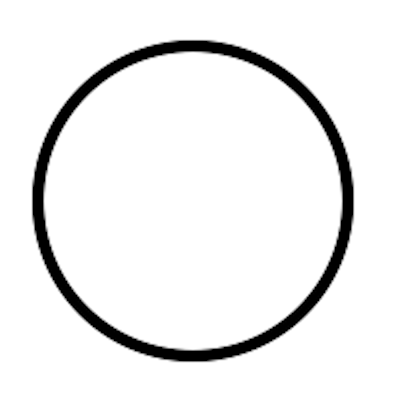
#> input picture black_and_white.png, 400 x 400 px, found by its file name
$ python contours_20250524031737.py
#> lines starting #> are read from the running program, lines starting #| are printed output that depends on the picture
import matplotlib.pyplot as plt
from matplotlib.colors import hsv_to_rgb
import numpy as np
import time
from scipy.signal import fftconvolve, convolve2d


# image = plt.imread("justdisappear.png").astype(np.float32)  # taille (573, 640, 3)
# image = plt.imread("shinsei.png").astype(np.float32)
# image = plt.imread("upiko.png").astype(np.float32)
image = plt.imread("black_and_white.png").astype(np.float32)
#> image is the input picture: shape (400, 400, 4) float32; mean R, G, B, A 0.929, 0.929, 0.929, 1


image = image[::1, ::1, :]  # 5:taille (115, 128, 3), 4:taille (144, 160, 3)
image[:,:]/255


class Filter:
    def __init__(self, center: np.ndarray, array: np.ndarray):
        self.center = center    # np.array([i,j])
        self.array = array
        self.shape = np.array((len(array), len(array[0])))

        # print("shape ",self.shape)

        self.right_range = self.shape - self.center

        self.left_range = self.shape - self.right_range
        # [16 lines of commented-out code are left out]

def black_and_white(img_):
    # Convert to grayscale using luminance formula (better than simple mean)
    grayscale = np.dot(img_[..., :3], [0.2989, 0.5870, 0.1140])

    # Stack the grayscale values into 3 channels
    return np.stack((grayscale,)*3, axis=-1).astype(img_.dtype).astype(np.float32)


# [80 lines left out: functions convolution, convolution, get_magnitude, not called in this run]

def threshold(img, threshold):
    binary = np.where(img[:,:,0] > threshold, 1, 0)
    return np.stack((binary,)*3, axis=-1).astype(np.float32)

def zero_threshold(img, threshold):
    binary = np.where(np.abs(img[:,:,0]) < threshold, 1, 0)
    return np.stack((binary,)*3, axis=-1).astype(np.float32)

def combine_threshold(img1, img2):
    binary = np.where((img1[:,:,0] == img2[:,:,0]) & (img1[:,:,0] == 1), 1, 0)
    return np.stack((binary,)*3, axis=-1).astype(np.float32)

def extrem_threshold(img, threshold):
    return np.where(img > threshold, [1,1,1], np.where(img < -threshold, [-1,-1,-1], 0)).astype(np.float32)


# [55 lines left out: functions edge_detection_1, edge_detection_2, get_sign_color, get_difference, det_hess, not called in this run]

def ease_in_out(x, alpha):
    xalpha = x ** alpha
    return xalpha / (xalpha + (1 - x) ** alpha)

# [19 lines left out: function transformee_fourier, not called in this run]


def transformee_fourier(img):
    fourier_transform = np.fft.fft2(img[:,:,0])

    # 3. Décaler les fréquences et calculer la magnitude
    fourier_shifted = np.fft.fftshift(fourier_transform)

    # magnitude_spectrum = np.log(1 + np.abs(fourier_shifted))  # Log pour meilleure visualisation
    # print(magnitude_spectrum)

    return fourier_shifted

# [11 lines left out: function plot, not called in this run]


## df/dx
filterx = Filter(
    np.array([0,1]),
    np.array([
        [1,-1]
        ])
)

## df/dy
filtery = Filter(
    np.array([1,0]),
    np.array([
        [1],
        [-1]
        ])
)

## d2fdxdy
filterxy = Filter(
    np.array([1,1]),
    np.array([
        [1,-1],
        [-1,1]
        ])
)

## d2fdxdy
filterxx = Filter(
    np.array([0,1]),
    np.array([
        [1,-2,1]
        ])
)

## d2fdxdy
filteryy = Filter(
    np.array([1,0]),
    np.array([
        [1],
        [-2],
        [1]
        ])
)

laplacian_filter = Filter(
    np.array([1,1]),
    np.array([
        [1,1,1],
        [1,-8,1],
        [1,1,1]
        ])
)


filtermean = Filter(
    np.array([1,1]),
    (1/9)*np.array([
        [1,1,1],
        [1,1,1],
        [1,1,1]
        ])
)

gaussian_filter_3x3 = Filter(
    np.array([1,1]),
    (1/16)*np.array([
        [1,2,1],
        [2,4,2],
        [1,2,1]
        ])
)


custom_filter1 = Filter(
    np.array([1,1]),
    np.array([
        [1,0,0],
        [1,0,-3],
        [1,0,0]
        ])
)


custom_filter2 = Filter(
    np.array([1,1]),
    np.array([
        [1,0,0],
        [1,-3,0],
        [1,0,0]
        ])
)


plot_count = 1
multiplot = True
multiplot = False

if multiplot:
    columns = 2
    rows = 2
    fig = plt.figure(figsize=(rows, columns))


## black and white image
# start_time = time.time()
image = black_and_white(image)
# [137 lines of commented-out code are left out]


fourier = transformee_fourier(image)


fourier = np.log(1 + np.abs(fourier))
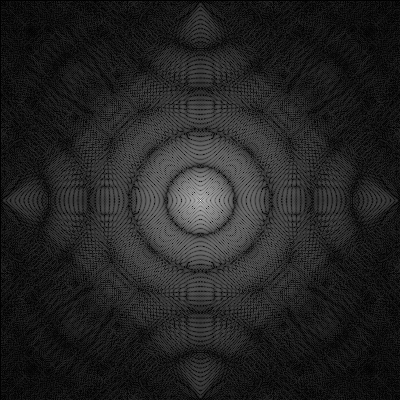
#> fourier: shape (400, 400) float64; min 0.00164, max 11.91, mean 1.64; drawn with min black and max white
fourier /= np.max(fourier)
# print(fourier)
plt.imshow(fourier, cmap='magma')
plt.colorbar()


if multiplot:
    plt.subplots_adjust(
        left=0, right=1, bottom=0, top=1,
        wspace=0, hspace=0
    )


# plt.imshow(image1)
# plot(image1)


## plot of color gradient
gradient = np.linspace(0, 2*np.pi, 360)
h_grad = gradient / (2*np.pi)
rgb_grad = hsv_to_rgb(np.stack((h_grad, np.ones(360), np.ones(360)), -1))

height_factor = 60
rgb_grad = np.repeat(rgb_grad[np.newaxis, :, :], height_factor, axis=0)
# plot(rgb_grad)
# plt.imshow(rgb_grad)


# plt.colorbar()
plt.show()
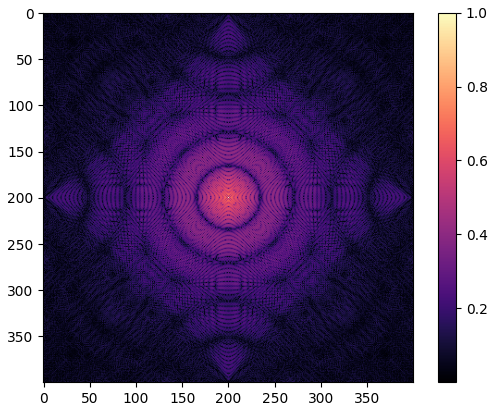
#> figure drawn by matplotlib, 2 panels
